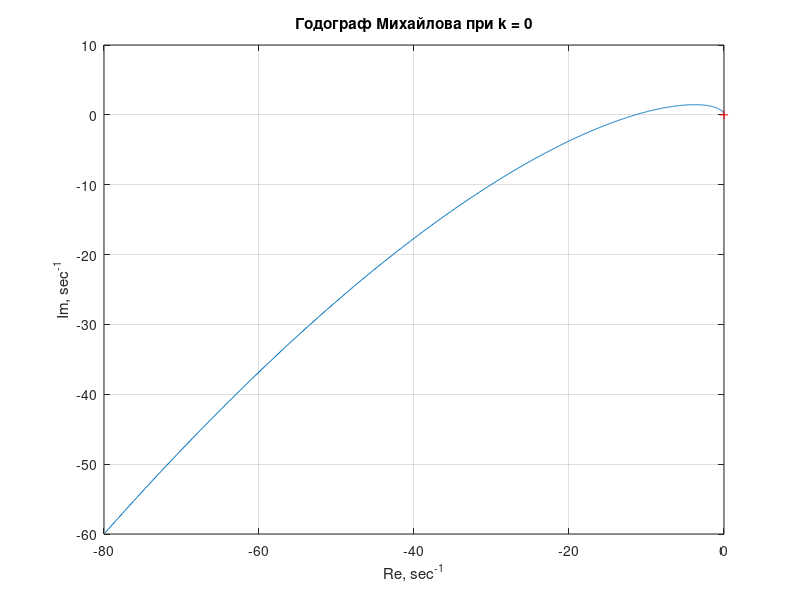
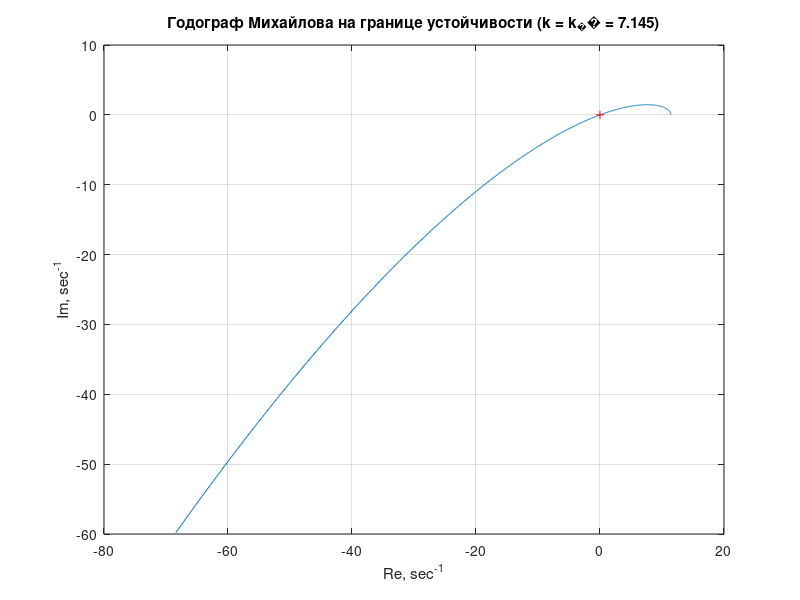
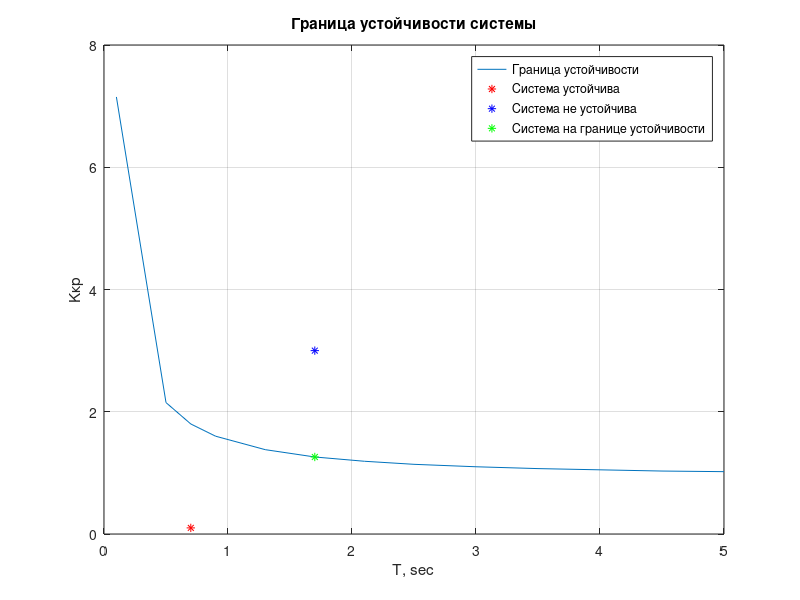

Source code (MATLAB) for these figures, in order: (Note: this script raises an error after producing the figures.)
clear, clc

T1 = 0.7;
k1 = 1.6;

T = 0.1;
k_1 = 0;
k_2 = 7.145;

B_1 = k_1*k1;
B_2 = k_2*k1;
A_1=[T1*T, T1+T,1, k_1*k1];
A_2=[T1*T, T1+T,1, k_2*k1];


T_3 = 1.7;
T_31 = 4;

k_31 = 0.1;
k_32 = 3.0;
k_33 = 1.05;

figure('Name', 'Годограф Михайлова при k = 0');

w=0.001:0.01:10;
GM=freqs(A_1, 1, w);
U=real(GM);
V=imag(GM);
plot(U,V); 
hold on
plot(0,0,'r+');
grid on
xlabel('Re, sec^-^1')
ylabel('Im, sec^-^1')
title('Годограф Михайлова при k = 0');

figure('Name', 'Годограф Михайлова на границе устойчивости');

w=0.001:0.01:10;
GM=freqs(A_2, 1, w);
U=real(GM);
V=imag(GM);
plot(U,V); 
hold on
plot(0,0,'r+');
grid on
xlabel('Re, sec^-^1')
ylabel('Im, sec^-^1')
title('Годограф Михайлова на границе устойчивости (k = k_к = 7.145)');

figure('Name', 'Граница области устойчивости');
T=[0.1, 0.5, 0.7, 0.9,  1.3, 1.7, 2.1 ,2.5, 3, 3.5, 4, 4.5, 5];
k=[7.15, 2.15, 1.80, 1.60, 1.38, 1.26, 1.19, 1.14, 1.10, 1.07, 1.05, 1.03, 1.02];

plot(T,k);
hold on
plot(0.7,0.1,'r*');  
plot(1.7,3.0,'b*');
plot(1.7,1.26,'g*');
grid on
xlabel('T, sec')
ylabel('Kкр')
title('Граница устойчивости системы');
legend('Граница устойчивости', 'Система устойчива', 'Система не устойчива', 'Система на границе устойчивости')

name = 'Устойчивая система (ниже границы устойчивости)';
road = 'graphics/Устойчивая система.png';
color = 'r-';
road1 = 'graphics/Устойчивая система Михайлов.png';
lab_otu_dynamic_plot(T_3, k_31, T1, k1, name, road, color);

name = 'Неустойчивая система (выше границы устойчивости)';
road = 'graphics/Неустойчивая система.png';
road1 = 'graphics/Неустойчивая система Михайлов.png';
color = 'b-';
lab_otu_dynamic_plot(T_3, k_32, T1, k1, name, road, color);

name = 'Система на границе устойчивости';
road = 'graphics/На границе устойчивости.png';
color = 'g-';
road1 = 'graphics/На границе устойчивости Михайлов.png';
lab_otu_dynamic_plot(T_31, k_33, T1, k1, name, road, color);

figure('Name', 'Годограф Михайлова с разной устойчивостью');

w = 0.001:0.01:10;

GM1 = freqs([T1*T_3, T1+T_3,1, k_31*k1], 1, w);
GM2 = freqs([T1*T_3, T1+T_3,1, k_32*k1], 1, w);
GM3 = freqs([T1*T_31, T1+T_31,1, k_33*k1], 1, w);

U1 = real(GM1);
V1 = imag(GM1);

U2 = real(GM2);
V2 = imag(GM2);

U3 = real(GM3);
V3 = imag(GM3);

plot(U1, V1, 'r', U2, V2, 'b', U3, V3, 'g');

hold on
plot(0,0,'r+');
grid on
legend('Устойчивая система', 'Неустойчивая система', 'Система на границе устойчивости')
xlabel('Re, sec^-^1')
ylabel('Im, sec^-^1')
title('Годограф Михайлова с разной устойчивостью');
xlim([-5 5])
ylim([-5 2])

function lab_otu_dynamic_plot(T, k, T1, k1, graph, road, color)
    B = k*k1;
    A = [T1*T, T1+T,1, k*k1];
    W = tf(B, A);
        if ~iscell(W)
            W = {W};
        end
    figure('Position', [400, 200, 900, 750]);
    title(graph)
    subplot(3,2,1)
    for k = 1 : 1 : length(W)
        if isproper(W{k})
            [x,t]=step(W{k}, 0:0.1:30);
            plot(t, x, color);
            hold on;
        end
    end
    hold off
    grid minor
    grid on;
    title('Step Response')
    xlabel('time, sec')
    ylabel('Magnitude, dB')
    subplot(3,2,2)

    for k = 1 : 1 : length(W)
        if isproper(W{k})
            [x,t]=impulse(W{k}, 0:0.1:30);
            plot(t, x, color);
            hold on;
        end
    end

    hold off
    grid minor
    grid on;
    title('Impulse Response')
    xlabel('time, sec')
    ylabel('Magnitude, dB')
    subplot(3,2,[3,5])
   
    for k = 1 : 1 : length(W)
        if isproper(W{k})
            hold on;
            bode(W{k}, color);
            grid on;
        end
    end
    hold off;
    subplot(3,2,4)

    for k = 1 : 1 : length(W)
        if isproper(W{k})
            hold on;
            nyquist(W{k}, color);
        end
    end

    hold off
    grid minor
    grid on;
    title('Nyquist Diagram')
    xlabel('Real Axis, sec^-^1')
    ylabel('Imaginary Axis, sec^-^1')
    hold off;
    subplot(3,2,6)

    for k = 1 : 1 : length(W)
        if isproper(W{k})
            pzmap(W{k}, color);
            title('Pole-Zero Map');
            axis([-3 2 -2 2]);
        end
    end

    figure('Name', 'Годограф Михайлова');
    w=0.001:0.01:10;
    GM=freqs(A, 1, w);
    U=real(GM);
    V=imag(GM);
    plot(U,V, color); 
    hold on
    plot(0,0, 'r+');
    grid on
    xlabel('Re, sec^-^1')
    ylabel('Im, sec^-^1')
    title(graph);
end
